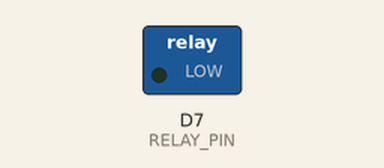
Bench run of a sketch on a simulated STM32 Nucleo. Parts: switched loads named in the sketch (green lamp = pin HIGH). Dashed ring = blinking. What the sketch prints to the serial monitor is not drawn.

Above: at 1.5 s.
Timing chart, 0 to 5.6 s (numbered marks = the images above):
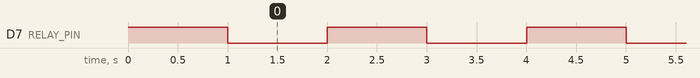

The sketch:

relay_module.ino
```cpp
/*
 * ============================================================================
 * 릴레이 모듈 테스트 코드 (Relay Module Test)
 * ============================================================================
 * 보드: NUCLEO-F103RB (STM32F103RBT6)
 * 환경: Arduino IDE with STM32duino
 *
 * 핀 연결:
 *   릴레이 모듈    NUCLEO-F103RB
 *   -----------    -------------
 *   VCC        ->  5V
 *   GND        ->  GND
 *   IN (S)     ->  D7 (PA8)
 *
 * 동작 설명:
 *   - 릴레이를 1초 간격으로 ON/OFF 반복
 *   - 시리얼 모니터로 상태 확인 가능
 *
 * 주의사항:
 *   - 대부분의 릴레이 모듈은 LOW 신호에서 활성화됨 (Active LOW)
 *   - 릴레이로 AC 전원 제어 시 안전에 주의
 * ============================================================================
 */

// 핀 정의
#define RELAY_PIN   PA8   // D7 on NUCLEO-F103RB

// 릴레이 상태
bool relayState = false;

void setup() {
    // 시리얼 통신 초기화
    Serial.begin(115200);
    while (!Serial) {
        ; // 시리얼 포트 연결 대기
    }

    // 릴레이 핀 설정
    pinMode(RELAY_PIN, OUTPUT);
    digitalWrite(RELAY_PIN, HIGH);  // 초기 상태: OFF (Active LOW 기준)

    Serial.println("============================================");
    Serial.println("   릴레이 모듈 테스트 (Relay Module Test)");
    Serial.println("============================================");
    Serial.println("보드: NUCLEO-F103RB");
    Serial.println("릴레이 핀: PA8 (D7)");
    Serial.println("--------------------------------------------");
    Serial.println();

    delay(1000);
}

void loop() {
    // 릴레이 ON
    relayOn();
    Serial.println("[릴레이 ON]  - 접점 연결됨 (COM-NO 연결)");
    delay(1000);

    // 릴레이 OFF
    relayOff();
    Serial.println("[릴레이 OFF] - 접점 분리됨 (COM-NC 연결)");
    delay(1000);

    Serial.println();
}

// 릴레이 ON 함수 (Active LOW)
void relayOn() {
    digitalWrite(RELAY_PIN, LOW);
    relayState = true;
}

// 릴레이 OFF 함수 (Active LOW)
void relayOff() {
    digitalWrite(RELAY_PIN, HIGH);
    relayState = false;
}

// 릴레이 토글 함수
void relayToggle() {
    if (relayState) {
        relayOff();
    } else {
        relayOn();
    }
}

// 릴레이 상태 반환
bool getRelayState() {
    return relayState;
}
```

Measured:
- by itself, D7 (RELAY_PIN): alternates HIGH for 1.0 s and LOW for 1.0 s
